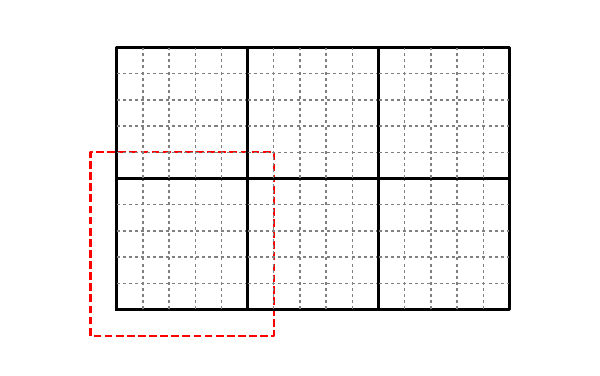

Reproduce this figure in Python.
import pylab
import numpy


def drawBox(ll, uu, nx, ny, gridColor="0.5", ng=0):

    # draw the frame
    pylab.plot([ll[0], ll[0], uu[0], uu[0], ll[0]],
               [ll[1], uu[1], uu[1], ll[1], ll[1]], color="k", lw=2)

    # draw the x grid lines
    dx = (uu[0] - ll[0])/nx
    n = 1
    while (n < nx):
        pylab.plot([ll[0]+n*dx, ll[0]+n*dx],
                   [ll[1], uu[1]], color=gridColor, ls=":")

        n += 1

    # draw the y grid lines
    dy = (uu[1] - ll[1])/ny
    n = 1
    while (n < ny):
        pylab.plot([ll[0], uu[0]],
                   [ll[1]+n*dy, ll[1]+n*dy], color=gridColor, ls=":")

        n += 1
    
    # ghostcells?  
    if (ng > 0):
        print "here"
        xmin = ll[0]-ng*dx
        xmax = uu[0]+ng*dx
        ymin = ll[1]-ng*dy
        ymax = uu[1]+ng*dy
        pylab.plot([xmin, xmin, xmax, xmax, xmin], 
                   [ymin, ymax, ymax, ymin, ymin], 
                   ls="--", color="r")


pylab.clf()

drawBox([0., 0.], [1., 1.], 5, 5, ng=1)
drawBox([1., 0.], [2., 1.], 5, 5)
drawBox([2., 0.], [3., 1.], 5, 5)

drawBox([0., 1.], [1., 2.], 5, 5)
drawBox([1., 1.], [2., 2.], 5, 5)
drawBox([2., 1.], [3., 2.], 5, 5)

pylab.xlim(-0.25,3.25)
pylab.ylim(-0.25,2.25)

a = pylab.gca()
a.set_aspect("equal", "datalim")
pylab.axis("off")

f = pylab.gcf()
f.set_size_inches(7.0,4.25)


pylab.savefig("domain.png")
pylab.savefig("domain.eps", bbox_inches="tight")

